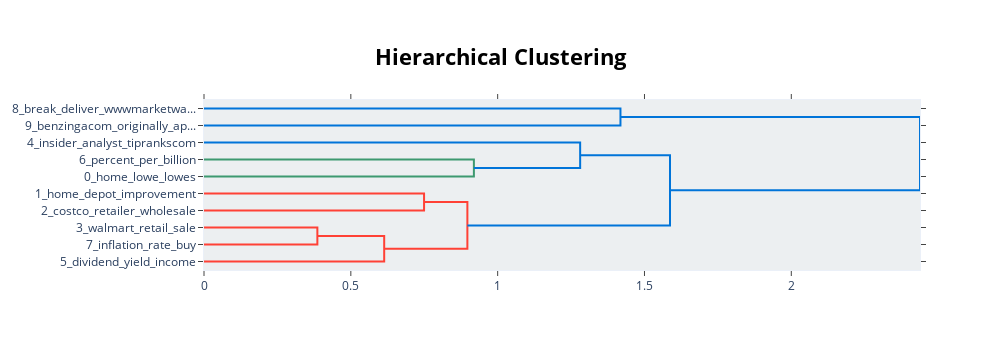

Here is the notebook cell this chart was saved with:
### Code cell
# Visualize connections between topics using hierachical clustering
topic_model.visualize_hierarchy(top_n_topics=10)

### Figure 1 — Plotly figure (JSON) as saved in the notebook; plotly's stock layout.template omitted (floating-point values rounded to 4 significant figures)
{"data": [{"hoverinfo": "text", "marker": {"color": "rgb(0,116,217)"}, "mode": "lines", "type": "scatter", "x": [0, 1.418, 1.418, 0], "xaxis": "x", "y": [-5, -5, -15, -15], "yaxis": "y"}, {"hoverinfo": "text", "marker": {"color": "rgb(61,153,112)"}, "mode": "lines", "type": "scatter", "x": [0, 0.9191, 0.9191, 0], "xaxis": "x", "y": [-35, -35, -45, -45], "yaxis": "y"}, {"hoverinfo": "text", "marker": {"color": "rgb(0,116,217)"}, "mode": "lines", "type": "scatter", "x": [0, 1.281, 1.281, 0.9191], "xaxis": "x", "y": [-25, -25, -40, -40], "yaxis": "y"}, {"hoverinfo": "text", "marker": {"color": "rgb(255,65,54)"}, "mode": "lines", "type": "scatter", "x": [0, 0.7494, 0.7494, 0], "xaxis": "x", "y": [-55, -55, -65, -65], "yaxis": "y"}, {"hoverinfo": "text", "marker": {"color": "rgb(255,65,54)"}, "mode": "lines", "type": "scatter", "x": [0, 0.3861, 0.3861, 0], "xaxis": "x", "y": [-75, -75, -85, -85], "yaxis": "y"}, {"hoverinfo": "text", "marker": {"color": "rgb(255,65,54)"}, "mode": "lines", "type": "scatter", "x": [0.3861, 0.6136, 0.6136, 0], "xaxis": "x", "y": [-80, -80, -95, -95], "yaxis": "y"}, {"hoverinfo": "text", "marker": {"color": "rgb(255,65,54)"}, "mode": "lines", "type": "scatter", "x": [0.7494, 0.8969, 0.8969, 0.6136], "xaxis": "x", "y": [-60, -60, -87.5, -87.5], "yaxis": "y"}, {"hoverinfo": "text", "marker": {"color": "rgb(0,116,217)"}, "mode": "lines", "type": "scatter", "x": [1.281, 1.587, 1.587, 0.8969], "xaxis": "x", "y": [-32.5, -32.5, -73.75, -73.75], "yaxis": "y"}, {"hoverinfo": "text", "marker": {"color": "rgb(0,116,217)"}, "mode": "lines", "type": "scatter", "x": [1.418, 2.438, 2.438, 1.587], "xaxis": "x", "y": [-10, -10, -53.12, -53.12], "yaxis": "y"}], "layout": {"autosize": false, "height": 350, "hoverlabel": {"bgcolor": "white", "font": {"family": "Rockwell", "size": 16}}, "hovermode": "closest", "plot_bgcolor": "#ECEFF1", "showlegend": false, "title": {"font": {"color": "Black", "size": 22}, "text": "<b>Hierarchical Clustering</b>", "x": 0.5, "xanchor": "center", "yanchor": "top"}, "width": 1000, "xaxis": {"mirror": "allticks", "rangemode": "tozero", "showgrid": false, "showline": true, "showticklabels": true, "ticks": "outside", "type": "linear", "zeroline": false}, "yaxis": {"mirror": "allticks", "range": [-100, 0], "rangemode": "tozero", "showgrid": false, "showline": true, "showticklabels": true, "tickmode": "array", "ticks": "outside", "ticktext": ["8_break_deliver_wwwmarketwa...", "9_benzingacom_originally_ap...", "4_insider_analyst_tiprankscom", "6_percent_per_billion", "0_home_lowe_lowes", "1_home_depot_improvement", "2_costco_retailer_wholesale", "3_walmart_retail_sale", "7_inflation_rate_buy", "5_dividend_yield_income"], "tickvals": [-5, -15, -25, -35, -45, -55, -65, -75, -85, -95], "type": "linear", "zeroline": false}}}
